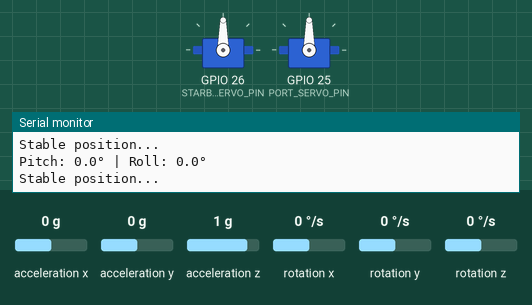
Simulated run of this sketch. Board: ESP32. On the bench: 2 × servo, the last lines printed to the serial monitor. The test bench sets the inputs (shaded band); at power-on: acceleration x 0 g, acceleration y 0 g, acceleration z 1 g, rotation x 0 °/s, rotation y 0 °/s, rotation z 0 °/s.

Above: at 1.2 s.
1.3 s: acceleration x set to -0.4 g
At 2.2 s:
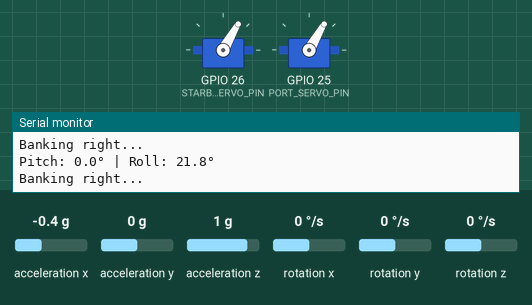
2.8 s: acceleration y set to -0.4 g
At 3.3 s:
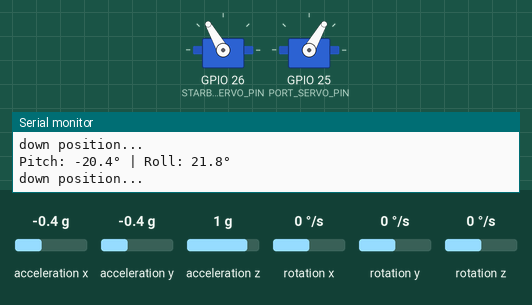
4.3 s: acceleration x set to 1 g
5.8 s: acceleration x set to 1.3 g
At 6.8 s:
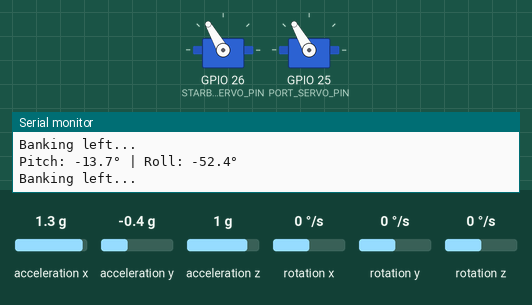
7.3 s: acceleration y set to 0.8 g
At 7.9 s:
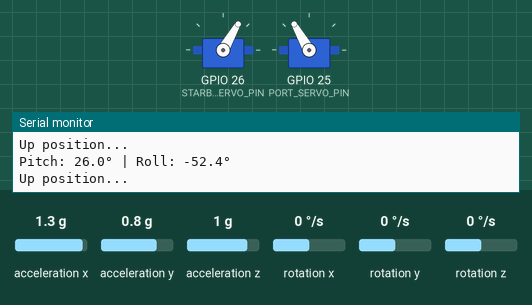
8.8 s: acceleration y set to -1.4 g
At 10.2 s:
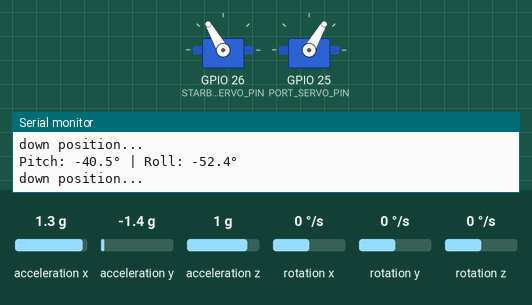
Timing chart, 0 to 11.3 s (numbered marks = the images above; inputs shaded):
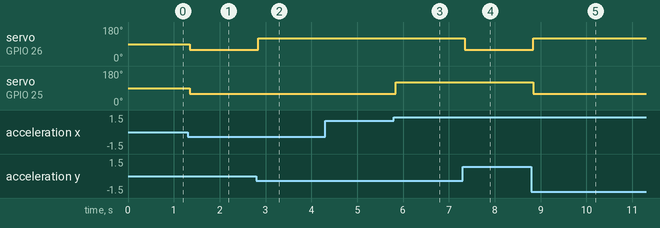

Measured:
- the behaviour switches between -0.2 and -0.3 g on acceleration x (found by bisection; images 0 and 1)
- the behaviour switches between -0.2 and -0.3 g on acceleration y (found by bisection; images 1 and 2)
- the behaviour switches between 1.1 and 1.2 g on acceleration x (found by bisection; images 2 and 3)
- after the input at 1.3 s, servo on GPIO 26 (STARBOARD_SERVO_PIN), servo on GPIO 25 (PORT_SERVO_PIN): 90° → 60° after 0.05 s
- after the input at 2.8 s, servo on GPIO 26 (STARBOARD_SERVO_PIN): 60° → 120° at once
- after the input at 5.8 s, servo on GPIO 25 (PORT_SERVO_PIN): 60° → 120° at once
- after the input at 7.3 s, servo on GPIO 26 (STARBOARD_SERVO_PIN): 120° → 60° at once
- after the input at 8.8 s, servo on GPIO 26 (STARBOARD_SERVO_PIN): 60° → 120° at once; servo on GPIO 25 (PORT_SERVO_PIN): 120° → 60° at once

The sketch:

gyroscope_work.ino
```cpp
#include <Wire.h>
#include <MPU6050.h>
#include <math.h>  // For atan2 and sqrt
#include <ESP32Servo.h>

MPU6050 mpu;
#define SDA_PIN 21
#define SCL_PIN 22

// Define servos
Servo starboardServo;
Servo portServo;

// Pin assignments for servos
#define STARBOARD_SERVO_PIN 26
#define PORT_SERVO_PIN 25

struct GyroValues {
  int mean_gx;
  int mean_gy;
  int mean_gz;
};

GyroValues neutral;

// Global variables
int16_t ax, ay, az, gx, gy, gz;

void setup() {
  Serial.begin(115200);
  Wire.begin(SDA_PIN, SCL_PIN);
  mpu.initialize();

  starboardServo.attach(STARBOARD_SERVO_PIN);
  portServo.attach(PORT_SERVO_PIN);

  stable();  // Set servos to neutral at startup

  if (mpu.testConnection()) {
    Serial.println("MPU6050 connection successful.");
  } else {
    Serial.println("MPU6050 connection failed. Check your wiring.");
    while (1);
  }
}

void loop() {
  mpu.getMotion6(&ax, &ay, &az, &gx, &gy, &gz);

  // Calculate pitch and roll
  float pitch = atan2(ay, sqrt(ax * ax + az * az)) * 180 / M_PI;
  float roll = atan2(-ax, az) * 180 / M_PI;

  Serial.print("Pitch: ");
  Serial.print(pitch, 1);
  Serial.print("° | Roll: ");
  Serial.print(roll, 1);
  Serial.println("°");

  // Control logic
  if (pitch > 15) {
    up();  // Pitch exceeds +15° (nose up)
  } else if (pitch < -15) {
    down();  // Pitch below -15° (nose down)
  } else if (roll > 15) {
    bankRight();  // Roll exceeds +15° (right bank)
  } else if (roll < -15) {
    bankLeft();  // Roll below -15° (left bank)
  } else {
    stable();  // Stay stable if within ±15° range
  }

  delay(75);  // Delay to avoid flooding the serial monitor
}

// Function to bank left
void bankLeft() {
  starboardServo.write(120);  // Adjust this angle to deflect starboard down
  portServo.write(120);        // Adjust this angle to deflect port up
  Serial.println("Banking left...");
}

// Function to bank right
void bankRight() {
  starboardServo.write(60);   // Adjust this angle to deflect starboard up
  portServo.write(60);       // Adjust this angle to deflect port down
  Serial.println("Banking right...");
}

// Function to keep stable (neutral position)
void stable() {
  starboardServo.write(90);   // Neutral position for starboard
  portServo.write(90);        // Neutral position for port
  Serial.println("Stable position...");
}


// Function to (up position)
void up() {
  starboardServo.write(60);   // Neutral position for starboard
  portServo.write(120);        // Neutral position for port
  Serial.println("Up position...");
}

// Function to (down position)
void down() {
  starboardServo.write(120);   // Neutral position for starboard
  portServo.write(60);        // Neutral position for port
  Serial.println("down position...");

}
```
